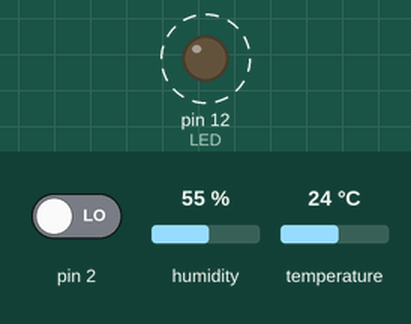
The sketch below on a simulated Arduino Uno, built with avr-gcc and run on an emulated ATmega328P. Shown: output pins drawn as LEDs (lit = HIGH). Dashed ring = blinking. Inputs (shaded band) come from the test bench; at power-on: pin 2 LOW, humidity 55 %, temperature 24 °C. What the sketch prints to the serial monitor is not drawn.

Above: at 2.3 s.
2.4 s: pin 2 driven HIGH
Timing chart, 0 to 12.5 s (numbered marks = the images above; inputs shaded):
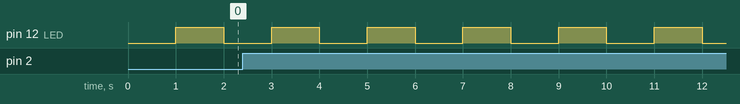

Measured:
- by itself, pin 12 (LED): alternates HIGH for 1.0 s and LOW for 1.0 s

The sketch:

experiment_5_timed_interrupts.ino
```cpp
// (licence header left out)
#include <TimerOne.h>

/*
  This Sketch was written with SimpleDHT version 1.0.11
  The code may need to be modified if other verions are used
*/
#include <SimpleDHT.h>

// assign I/O pins
const int SWITCH = 2;
const int LED = 12;

// variables that will change value

volatile int units = 1;  // Celsius or Fahrenheit selected

// for DHT11,
//      VCC: 5V or 3V
//      GND: GND
//      DATA: 8
int pinDHT11 = 8;
SimpleDHT11 dht11(pinDHT11);

void setup() {
  // set I/O pins
  pinMode (LED, OUTPUT);
  //Attach interrupt
  //Switch press will be rising edge due to Schmitt Trigger inversion
  attachInterrupt(digitalPinToInterrupt(2), changeUnit, RISING);
  //Initialize Serial monoitor for display
  Serial.begin (9600);
  //Set up timed interrupt
  Timer1.initialize (1000000); //set to 1 second in microseconds
  Timer1.attachInterrupt(flashLED); //runs flasLED on timed interrupt
}

void loop() {
  // read temperature and humidity
  byte temperature = 0;
  byte humidity = 0;
  int err = SimpleDHTErrSuccess;
  if ((err = dht11.read(&temperature, &humidity, NULL)) != SimpleDHTErrSuccess) {
    Serial.print("DHT11 read fail");
    Serial.println ("err="); Serial.print(err); delay(1000);
    return;
  }

  // display the results
  int tempC = temperature;
  if (units == 1) {
    Serial.print ("Temperature: ");
    Serial.print((int)temperature);
    Serial.print("C ");
    Serial.print ("Humidity: ");
    Serial.print((int)humidity);
    Serial.println("%");
    Serial.println("");
  } else {
    // convert to Fahrenheit
    temperature = ((temperature / 5) * 9) + 32;
    Serial.print ("Temperature: ");
    Serial.print((int)temperature);
    Serial.print("F ");
    Serial.print ("Humidity: ");
    Serial.print((int)humidity);
    Serial.println("%");
    Serial.println("");
  }
  delay (1500);
}


void changeUnit () {

  //Toggle C and F
  if (units == 1) {
    units = 0;
  } else {
    units = 1;
  }
}

void flashLED () {
  digitalWrite(LED, !digitalRead(LED)); //Toggle LED
}
```
